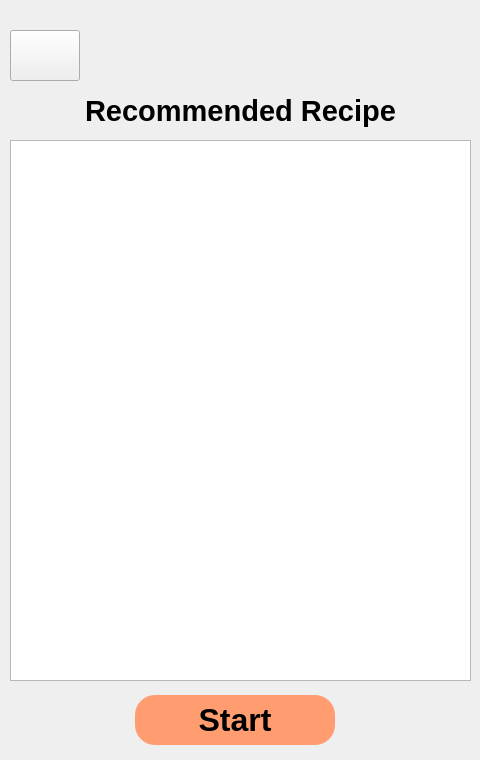
   <widget class="QWidget" name="chatGPTScreen">
    <attribute name="title">
     <string>chatGPTScreen</string>
    </attribute>
    <widget class="QLabel" name="label_22">
     <property name="geometry">
      <rect>
       <x>10</x>
       <y>90</y>
       <width>461</width>
       <height>41</height>
      </rect>
     </property>
     <property name="font">
      <font>
       <pointsize>22</pointsize>
       <weight>75</weight>
       <bold>true</bold>
      </font>
     </property>
     <property name="text">
      <string>Recommended Recipe</string>
     </property>
     <property name="alignment">
      <set>Qt::AlignCenter</set>
     </property>
    </widget>
    <widget class="QPushButton" name="back4_5Button">
     <property name="geometry">
      <rect>
       <x>10</x>
       <y>30</y>
       <width>70</width>
       <height>51</height>
      </rect>
     </property>
     <property name="minimumSize">
      <size>
       <width>70</width>
       <height>0</height>
      </size>
     </property>
     <property name="maximumSize">
      <size>
       <width>70</width>
       <height>16777215</height>
      </size>
     </property>
     <property name="text">
      <string/>
     </property>
     <property name="icon">
      <iconset>
       <normaloff>Images/icons/back.png</normaloff>Images/icons/back.png</iconset>
     </property>
     <property name="iconSize">
      <size>
       <width>40</width>
       <height>40</height>
      </size>
     </property>
    </widget>
    <widget class="QWidget" name="horizontalLayoutWidget_6">
     <property name="geometry">
      <rect>
       <x>0</x>
       <y>690</y>
       <width>471</width>
       <height>61</height>
      </rect>
     </property>
     <layout class="QHBoxLayout" name="horizontalLayout_7">
      <item>
       <widget class="QPushButton" name="startCustomButton">
        <property name="minimumSize">
         <size>
          <width>200</width>
          <height>50</height>
         </size>
        </property>
        <property name="maximumSize">
         <size>
          <width>200</width>
          <height>50</height>
         </size>
        </property>
        <property name="font">
         <font>
          <pointsize>24</pointsize>
          <weight>75</weight>
          <bold>true</bold>
         </font>
        </property>
        <property name="styleSheet">
         <string notr="true">QPushButton {
    background-color: rgb(255, 157, 112);
    border-radius: 20px;
    border-color: beige;
}
QPushButton:pressed {
    background-color: rgb(216, 131, 95);
    border-style: inset;
}</string>
        </property>
        <property name="text">
         <string>Start</string>
        </property>
       </widget>
      </item>
     </layout>
    </widget>
    <widget class="QPlainTextEdit" name="chatGPTSuggestion">
     <property name="geometry">
      <rect>
       <x>10</x>
       <y>140</y>
       <width>461</width>
       <height>541</height>
      </rect>
     </property>
     <property name="font">
      <font>
       <family>Tibetan Machine Uni</family>
       <pointsize>15</pointsize>
      </font>
     </property>
     <property name="plainText">
      <string/>
     </property>
     <property name="textInteractionFlags">
      <set>Qt::NoTextInteraction</set>
     </property>
    </widget>
   </widget>
